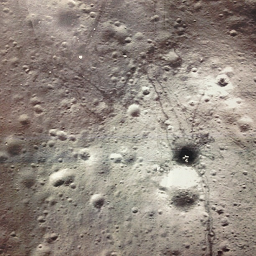
#> input picture luna1.png, 256 x 256 px
$ jupyter execute --allow-errors PhaseCorrelation.ipynb   (shell and % lines are left out)   (older library calls are emulated)
#> lines starting #> are read from the running program, lines starting #| are printed output that depends on the picture; long printed decimals are rounded
[cell 1]
import cv2
import numpy as np
import matplotlib.pyplot as plt
import math

[cell 2]
# Read reference image
ref = cv2.imread('luna1.png',0)
#> ref: shape (256, 256); min 0, max 254, mean 139.4
plt.imshow(ref,cmap="gray")

[cell 3]
# Warp Function
def Warp_4dof(Img,dx,dy,theta,scale):
#> called with dx = 10, dy = -10, theta = 0.175, scale = 1.2
    rows,cols = Img.shape
#> rows = 256; cols = 256
    cs = scale * math.cos(theta)
    sn = scale * math.sin(theta)

    Rot = np.float32([[cs, sn, 0],[-sn, cs,0],[0,0,1]])
    center_Trans = np.float32([[1,0,cols/2.0],[0,1,rows/2.0],[0,0,1]])
#> center_Trans = [[1, 0, 128], [0, 1, 128], [0, 0, 1]]
    center_iTrans = np.float32([[1,0,-cols/2.0],[0,1,-rows/2.0],[0,0,1]])
#> center_iTrans = [[1, 0, -128], [0, 1, -128], [0, 0, 1]]
    cRot = np.dot(np.dot(center_Trans,Rot),center_iTrans)
    Trans = np.float32([[1,0,dx],[0,1,dy],[0,0,1]])
    Affine = np.dot(cRot,Trans)

    outImg = cv2.warpPerspective(Img,Affine,(cols,rows), cv2.INTER_LINEAR)
    return outImg

[cell 4]
# reference parameter
rdx = 10
rdy = -10
rtheta = 10/180*math.pi
rscale = 1.2
compared = Warp_4dof(ref,rdx,rdy,rtheta,rscale)

plt.subplot(1,2,1)
plt.imshow(ref,cmap='gray')
plt.title('reference')
plt.subplot(1,2,2)
plt.imshow(compared,cmap="gray")
plt.title('compared')

[cell 5]
# Faster and Lighter Phase Correlation Function
# For only Translation
def CenterOfGravity(mat):
    hei,wid = mat.shape
    Tile=np.arange(wid,dtype=float)-(wid-1.0)/2.0
    Tx = np.tile(Tile,[hei,1]) # Ty = Tx.T
    Sum = np.sum(mat)
    #print(mat)
    Ax = np.sum(mat*Tx)/Sum
    Ay = np.sum(mat*Tx.T)/Sum
    return [Ay,Ax]
def WeightedCOG(mat):
    peak = mat.max()
    newmat = mat*(mat>peak/10)
    Res = CenterOfGravity(newmat)
    return Res
def PhaseCorrelation(a, b):
    height,width = a.shape
    dt = a.dtype # data type
    # Windowing
    hann_ = cv2.createHanningWindow((height, width),cv2.CV_64F)
    hann = hann_.astype(dt) # convert to correspoinding dtype
    # FFT
    G_a = np.fft.fft2(a*hann)
    G_b = np.fft.fft2(b*hann)
    conj_b = np.ma.conjugate(G_b)
    R = G_a*conj_b
    R /= np.absolute(R)
    r = np.fft.fftshift(np.fft.ifft2(R).real)
    # Get result and Interpolation
    DY,DX = np.unravel_index(r.argmax(), r.shape)
    # Subpixel Accuracy
    boxsize = 5
    box = r[DY-int((boxsize-1)/2):DY+int((boxsize-1)/2)+1,DX-int((boxsize-1)/2):DX+int((boxsize-1)/2)+1] # x times x box
    #TY,TX= CenterOfGravity(box)
    TY,TX= WeightedCOG(box)
    sDY = TY+DY
    sDX = TX+DX
    # Show the result
    if 0:
        print('DX=',width/2-sDX,'DY=',height/2-sDY)
        print('CorrelationVal=',r[DY,DX])
        plt.imshow(r,vmin=r.min(), vmax=r.max())
    return [width/2-sDX,height/2-sDY],r[DY,DX]

[cell 6]
# Phase Correlation to Estimate Pose

def POC(a,b):
    imshowflag = 1 # show the processing image
    height,width = a.shape
    hann = cv2.createHanningWindow((height, width),cv2.CV_64F);
    rhann = np.sqrt(hann)
    # Windowing and FFT
    G_a = np.fft.fft2(a*rhann)
    G_b = np.fft.fft2(b*rhann)
    # 1. Get Rotation and Scaling Error
    LA = np.fft.fftshift(np.log(np.absolute(G_a)+1))
    LB = np.fft.fftshift(np.log(np.absolute(G_b)+1))
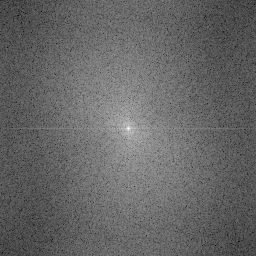
#> LB: shape (256, 256) float64; min 0.786, max 15.55, mean 6.71; drawn with min black and max white
    # 1.1 Log polar
    cx = width / 2
    cy = height / 2
    Mag = width/math.log(width)
    LPA = cv2.logPolar(LA, (cy, cx), Mag, cv2.INTER_LINEAR)
    LPB = cv2.logPolar(LB, (cy, cx), Mag, cv2.INTER_LINEAR)
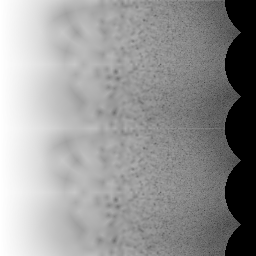
#> LPB: shape (256, 256) float64; min 0, max 15.55, mean 9.17; drawn with min black and max white
    # 1.2 Filtering
    lpmin_tuning = 1/2.0 # tuning parameter
    LPmin = math.floor(Mag*math.log(lpmin_tuning*width/2.0/math.pi))
    LPmax = math.floor(Mag*math.log(width/2))-20
    Tile = np.repeat([0.0,1.0,0.0],[LPmin-1,LPmax-LPmin+1,width-LPmax])
    Mask = np.tile(Tile,[height,1])
    LPA_filt = LPA*Mask
    LPB_filt = LPB*Mask
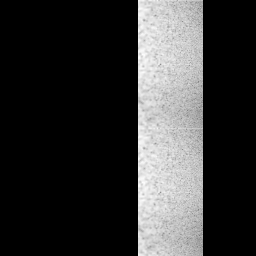
#> LPB_filt: shape (256, 256) float64; min 0, max 10.36, mean 2.11; drawn with min black and max white
    # 1-3: Phase Correlate to Get Rotation and Scaling
    Diff,peak = cv2.phaseCorrelate(LPA_filt,LPB_filt)
#> Diff = (0.0725, 127.8); peak = 0.505
    Diff,peak = PhaseCorrelation(LPA_filt,LPB_filt)
#> in PhaseCorrelation, `r = np.fft.fftshift(np.fft.ifft2(R).real)`:
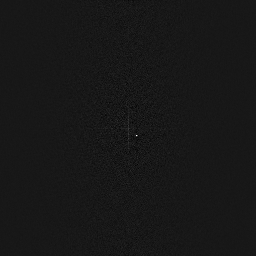
#> r: shape (256, 256) float64; min -0.0311, max 0.3, mean 1.53e-05; drawn with min black and max white
#> in PhaseCorrelation, `DY,DX = np.unravel_index(r.argmax(), r.shape)`: DY = 135; DX = 136
#> in PhaseCorrelation, `box = r[DY-int((boxsize-1)/2):DY+int((boxsize-1)/2)+1,DX-int((boxsize-..`: box = [[0.000856, 0.00602, 0.00671, -0.00537, -0.00602], [0.00633, 0.0152, -0.0116, -0.0152, 0.0104], [0.0105, 0.00915, 0.3, 0.108, -0.027], [0.0042, 0.0018, 0.0476, 0.00627, -0.00349], [0.00326, -4.34e-05, -0.0261, -0.0173, -0.0108]]
#> in WeightedCOG, `peak = mat.max()`: peak = 0.3
#> in WeightedCOG, `newmat = mat*(mat>peak/10)`: newmat = [[0, 0, 0, 0, 0], [0, 0, 0, 0, 0], [0, 0, 0.3, 0.108, 0], [0, 0, 0.0476, 0, 0], [0, 0, 0, 0, 0]]
#> in CenterOfGravity, `Sum = np.sum(mat)`: Sum = 0.456
#> in CenterOfGravity, `Ax = np.sum(mat*Tx)/Sum`: Ax = 0.237
#> in CenterOfGravity, `Ay = np.sum(mat*Tx.T)/Sum`: Ay = 0.105
#> in WeightedCOG, `Res = CenterOfGravity(newmat)`: Res = [0.105, 0.237]
#> in PhaseCorrelation, `TY,TX= WeightedCOG(box)`: TY = 0.105; TX = 0.237
#> in PhaseCorrelation, `sDY = TY+DY`: sDY = 135.1
#> in PhaseCorrelation, `sDX = TX+DX`: sDX = 136.2
#> Diff = [-8.24, -7.1]; peak = 0.3
    #print('DXDY',Diff,'peak',peak)
    theta1 = 360 * Diff[1] / height; # deg
#> theta1 = -9.99
    theta2 = theta1 + 180; # deg
#> theta2 = 170
    invscale = math.pow(float(width),Diff[0]/float(width))
#> invscale = 0.837
    #print('Theta? ',-theta1,'Scale ',1/invscale)
    b1 = Warp_4dof(b,0,0,theta1*math.pi/180,invscale)
#> call 2 of Warp_4dof, with dx = 0, dy = 0, theta = -0.174, scale = 0.837
#> in Warp_4dof (call 2), `cs = scale * math.cos(theta)`: cs = 0.824
#> in Warp_4dof (call 2), `sn = scale * math.sin(theta)`: sn = -0.145
#> in Warp_4dof (call 2), `Rot = np.float32([[cs, sn, 0],[-sn, cs,0],[0,0,1]])`: Rot = [[0.824, -0.145, 0], [0.145, 0.824, 0], [0, 0, 1]]
#> in Warp_4dof (call 2), `cRot = np.dot(np.dot(center_Trans,Rot),center_iTrans)`: cRot = [[0.824, -0.145, 41.12], [0.145, 0.824, 3.96], [0, 0, 1]]
#> in Warp_4dof (call 2), `Affine = np.dot(cRot,Trans)`: Affine has the same summary as cRot
#> in Warp_4dof (call 2), `outImg = cv2.warpPerspective(Img,Affine,(cols,rows), cv2.INTER_LINEAR)`:
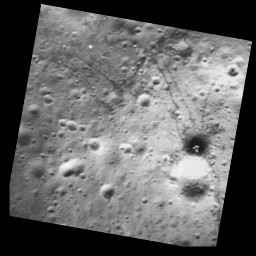
#> outImg: shape (256, 256) float64; min 0, max 248.6, mean 100.8
    b2 = Warp_4dof(b,0,0,theta2*math.pi/180,invscale)
#> call 3 of Warp_4dof, with dx = 0, dy = 0, theta = 2.97, scale = 0.837
#> in Warp_4dof (call 3), `cs = scale * math.cos(theta)`: cs = -0.824
#> in Warp_4dof (call 3), `sn = scale * math.sin(theta)`: sn = 0.145
#> in Warp_4dof (call 3), `Rot = np.float32([[cs, sn, 0],[-sn, cs,0],[0,0,1]])`: Rot = [[-0.824, 0.145, 0], [-0.145, -0.824, 0], [0, 0, 1]]
#> in Warp_4dof (call 3), `cRot = np.dot(np.dot(center_Trans,Rot),center_iTrans)`: cRot = [[-0.824, 0.145, 214.9], [-0.145, -0.824, 252], [0, 0, 1]]
#> in Warp_4dof (call 3), `Affine = np.dot(cRot,Trans)`: Affine has the same summary as cRot
#> in Warp_4dof (call 3), `outImg = cv2.warpPerspective(Img,Affine,(cols,rows), cv2.INTER_LINEAR)`:
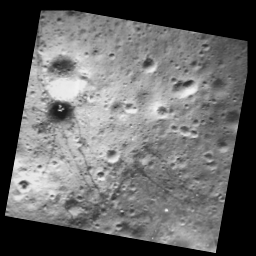
#> outImg: shape (256, 256) float64; min 0, max 248.6, mean 100.8
    diff1, peak1 = PhaseCorrelation(a,b1)
#> diff1 = [10.12, -10.09]; peak1 = 0.743
    diff2, peak2 = PhaseCorrelation(a,b2)
#> in PhaseCorrelation (call 3), `r = np.fft.fftshift(np.fft.ifft2(R).real)`:
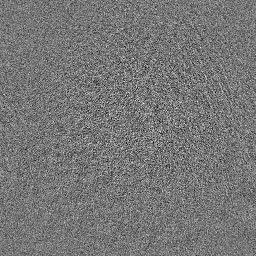
#> r: shape (256, 256) float64; min -0.0177, max 0.0203, mean 1.53e-05; drawn with min black and max white
#> in PhaseCorrelation (call 3), `DY,DX = np.unravel_index(r.argmax(), r.shape)`: DY = 103; DX = 143
#> in PhaseCorrelation (call 3), `box = r[DY-int((boxsize-1)/2):DY+int((boxsize-1)/2)+1,DX-int((boxsize-..`: box = [[0.00797, -0.000834, -0.00555, 0.00339, 0.00167], [-0.00233, 0.0072, 0.00362, -0.00173, -0.000346], [-0.0035, 0.0057, 0.0203, 0.00781, 0.00105], [0.00682, 0.00886, -0.00307, 0.00194, -0.00166], [0.00629, -0.00727, 0.00665, -0.00116, -0.00139]]
#> in PhaseCorrelation (call 3), `TY,TX= WeightedCOG(box)`: TY = 0.0947; TX = -0.623
#> in PhaseCorrelation (call 3), `sDY = TY+DY`: sDY = 103.1
#> in PhaseCorrelation (call 3), `sDX = TX+DX`: sDX = 142.4
#> diff2 = [-14.38, 24.91]; peak2 = 0.0203
    #cv2.phaseCorrelate(a,b1)
    if peak1 > peak2:
        Trans = diff1
#> Trans = [10.12, -10.09]
        peak = peak1
#> peak = 0.743
        theta = -theta1
#> theta = 9.99
    else:
        Trans = diff2
        peak = peak2
        theta = -theta2

    # Imshow
    if 0:
        plt.subplot(5,2,1)
        plt.imshow(LA,vmin=LA.min(), vmax=LA.max())
        plt.subplot(5,2,2)
        plt.imshow(LB,vmin=LB.min(), vmax=LB.max())
        plt.subplot(5,2,3)
        plt.imshow(LPA,vmin=LPA.min(), vmax=LPA.max())
        plt.subplot(5,2,4)
        plt.imshow(LPB, vmin=LPB.min(), vmax=LPB.max())
        plt.subplot(5,2,5)
        plt.imshow(LPA_filt,vmin=LPA_filt.min(), vmax=LPA_filt.max())
        plt.subplot(5,2,6)
        plt.imshow(LPB_filt, vmin=LPB_filt.min(), vmax=LPB_filt.max())
        plt.subplot(5,2,7)
        plt.imshow(b1,vmin=b1.min(), vmax=b1.max())
        plt.subplot(5,2,8)
        plt.imshow(b2, vmin=b2.min(), vmax=b2.max())

    return [Trans[0],Trans[1],theta,1/invscale]

[cell 7]
# Test
ref = np.float64(ref)
compared = np.float64(compared)
POC(ref,compared)
#> Out = [10.12, -10.09, 9.99, 1.2]

memo

Manuel Guizar-Sicairos, Samuel T. Thurman, and James R. Fienup, “Efficient subpixel image registration algorithms,” Optics Letters 33, 156-158 (2008). DOI:10.1364/OL.33.000156

#> (a cell that did not finish here is left out)

[cell 9]
# OpenCV Phase correlation function
hann = cv2.createHanningWindow((256, 256),cv2.CV_64F);
rhann = np.sqrt(hann)
dx,dy = cv2.phaseCorrelate(ref,compared,rhann)
#> dx = (29.52, -21.02); dy = 0.0287
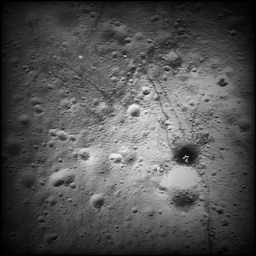
#> ref: shape (256, 256) float64; min 0, max 239, mean 84
print(dx,dy)
#| (29.523, -21.019) 0.02866

[cell 10]
fuga =  PhaseCorrelation(ref,compared)
#> in PhaseCorrelation (call 4), `r = np.fft.fftshift(np.fft.ifft2(R).real)`:
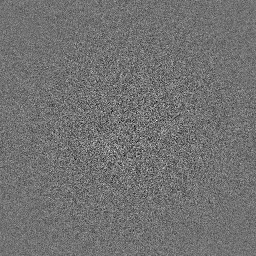
#> r: shape (256, 256) float64; min -0.0225, max 0.0279, mean 1.53e-05; drawn with min black and max white
#> in PhaseCorrelation (call 4), `DY,DX = np.unravel_index(r.argmax(), r.shape)`: DY = 120; DX = 156
#> in PhaseCorrelation (call 4), `box = r[DY-int((boxsize-1)/2):DY+int((boxsize-1)/2)+1,DX-int((boxsize-..`: box = [[-0.00719, -0.000583, -0.00959, -0.00248, -0.00359], [0.00397, 0.00827, 0.00312, 0.0021, 7.75e-05], [0.00177, -0.00418, 0.0279, 0.00697, -0.00396], [-0.00527, 0.0132, -0.0113, -0.00969, 0.000775], [0.00932, -0.00116, 0.00255, -0.00186, 0.00527]]
#> in PhaseCorrelation (call 4), `TY,TX= WeightedCOG(box)`: TY = 0.346; TX = -0.391
#> in PhaseCorrelation (call 4), `sDY = TY+DY`: sDY = 120.3
#> in PhaseCorrelation (call 4), `sDX = TX+DX`: sDX = 155.6
#> fuga = ([-27.61, 7.65], 0.0279)

[cell 11]
refcpy = ref
#np.where(refcpy>100)
plt.imshow(refcpy*(refcpy>100))
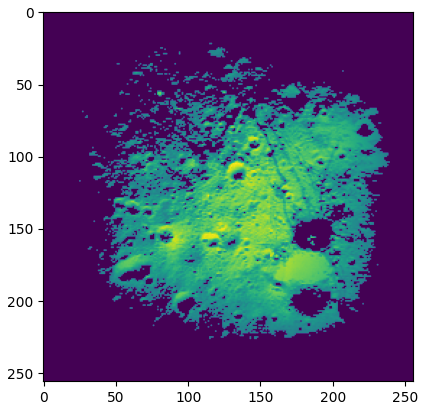
#> figure drawn by matplotlib, 1 panel
